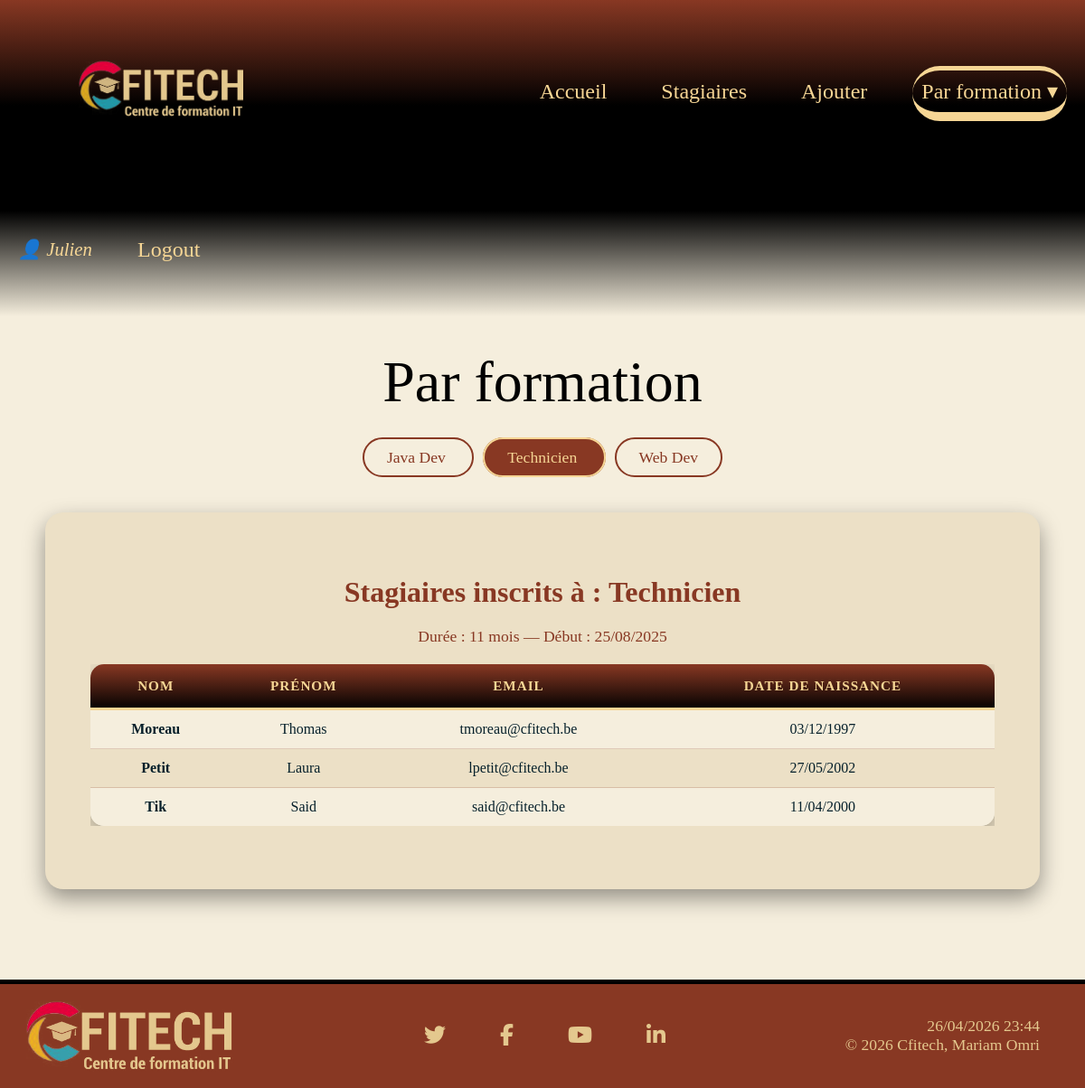
Screenshot of /parFormation.php?id=2 (signed in) with the database file from the repository.
### tables this page shows
CREATE TABLE IF NOT EXISTS `formations` (
  `id` int NOT NULL AUTO_INCREMENT,
  `intitule` varchar(100) NOT NULL,
  `nb_mois` int NOT NULL,
  `date_debut` date NOT NULL,
  PRIMARY KEY (`id`)
);

CREATE TABLE IF NOT EXISTS `stagiaires` (
  `id` int NOT NULL AUTO_INCREMENT,
  `nom` varchar(100) NOT NULL,
  `prenom` varchar(100) NOT NULL,
  `email` varchar(100) NOT NULL,
  `date_naissance` date NOT NULL,
  PRIMARY KEY (`id`),
  UNIQUE KEY `email` (`email`)
);

### classes/Formation.php (called while the page is built, shortened)
<?php
class Formation
{
    private string $intitule;
    private int $nbMois;
    private string $dateDebut;
    public function __construct(int $unId, string $unIntitule, int $unNbMois, string $uneDateDebut)
    {
        $this->intitule = $unIntitule;
        $this->nbMois = $unNbMois;
        $this->dateDebut = $uneDateDebut;
    }
    public function getIntitule(): string
    {
        return $this->intitule;
    }
    public function getNbMois(): int
    {
        return $this->nbMois;
    }
    public function getDateDebutFormatee(): string
    {
        $date = new DateTime($this->dateDebut);
        return $date->format('d/m/Y');
    }
}

### classes/Stagiaire.php (called while the page is built, shortened)
<?php
class Stagiaire
{
    private string $nom;
    private string $prenom;
    private string $email;
    private string $dateNaissance;
    public function __construct(int $unId, string $unNom, string $unPrenom, string $unEmail, string $uneDateNaissance)
    {
        $this->nom = $unNom;
        $this->prenom = $unPrenom;
        $this->email = $unEmail;
        $this->dateNaissance = $uneDateNaissance;
    }
    public function getNom(): string
    {
        return $this->nom;
    }
    public function getPrenom(): string
    {
        return $this->prenom;
    }
    public function getEmail(): string
    {
        return $this->email;
    }
    public function getDateNaissanceFormatee(): string
    {
        $date = new DateTime($this->dateNaissance);
        return $date->format('d/m/Y');
    }
}

### parFormation.php (the view, shortened to what this page needs)
<?php
require "classes/Stagiaire.php";
require "classes/Formation.php";
require "header.php";
$idFormation = isset($_GET['id']) ? (int)$_GET['id'] : 0;
$formation = null;
if ($idFormation > 0) {
    try {
        $req = $pdo->prepare('SELECT * FROM formations WHERE id = :id');
        $req->execute(['id' => $idFormation]);
        $f = $req->fetch(PDO::FETCH_OBJ);
        if ($f) {
            $formation = new Formation($f->id, $f->intitule, $f->nb_mois, $f->date_debut);
        }
    } catch (PDOException $e) {
        die('Erreur : ' . $e->getMessage());
    }
    try {
        $req = $pdo->prepare('
            SELECT stagiaires.*
            FROM stagiaires
            INNER JOIN participe ON stagiaires.id = participe.id_stagiaire
            WHERE participe.id_formation = :id_formation
            ORDER BY stagiaires.nom ASC, stagiaires.prenom ASC
        ');
        $req->execute(['id_formation' => $idFormation]);
        $tabStagiaires = $req->fetchAll(PDO::FETCH_OBJ);
    } catch (PDOException $e) {
        die('Erreur : ' . $e->getMessage());
    }
}
try {
    $stmt = $pdo->query('SELECT * FROM formations ORDER BY intitule');
    $toutesFormations = $stmt->fetchAll(PDO::FETCH_OBJ);
} catch (PDOException $e) {
    die('Erreur : ' . $e->getMessage());
}
?>
<h1>Par formation</h1>
<div style="text-align: center; margin: 20px 0;">
    <?php foreach ($toutesFormations as $f):
        $bgColor = ($idFormation == $f->id)
            ? "background-color: #883823; color: #F6D695; border: 2px solid #F6D695;"
            : "background-color: #F5EEDD; color: #883823; border: 2px solid #883823;";
    ?>
        <a href="./parFormation.php?id=<?= $f->id ?>"
            style="margin: 5px; font-size: 1.1rem; padding: 10px 25px; border-radius: 50px; <?= $bgColor ?>">
            <?= htmlspecialchars($f->intitule) ?>
        </a>
    <?php endforeach; ?>
</div>
<?php if ($formation !== null): ?>
    <section class="yellow">
        <h2>Stagiaires inscrits à : <?= htmlspecialchars($formation->getIntitule()) ?></h2>
        <p style="text-align: center; color: #883823; font-size: 1.1rem;">
            Durée : <?= $formation->getNbMois() ?> mois — Début : <?= $formation->getDateDebutFormatee() ?>
        </p>
        <?php if (count($tabStagiaires) === 0): ?>
            <p style="text-align: center; color: #883823; margin-top: 30px;">
                Aucun stagiaire inscrit à cette formation.
            </p>
        <?php else: ?>
            <div class="table-responsive">
                <table class="table">
                    <thead>
                        <tr>
                            <th>Nom</th>
                            <th>Prénom</th>
                            <th>Email</th>
                            <th>Date de naissance</th>
                        </tr>
                    </thead>
                    <tbody>
                        <?php foreach ($tabStagiaires as $s):
                            $stagiaire = new Stagiaire($s->id, $s->nom, $s->prenom, $s->email, $s->date_naissance);
                        ?>
                            <tr>
                                <td><strong><?= htmlspecialchars($stagiaire->getNom()) ?></strong></td>
                                <td><?= htmlspecialchars($stagiaire->getPrenom()) ?></td>
                                <td><?= htmlspecialchars($stagiaire->getEmail()) ?></td>
                                <td><?= $stagiaire->getDateNaissanceFormatee() ?></td>
                            </tr>
                        <?php endforeach; ?>
                    </tbody>
                </table>
            </div>
        <?php endif; ?>
    </section>
<?php else: ?>
    <p style="text-align: center; color: #883823; font-size: 1.2rem; margin: 50px;">
        👆 Sélectionnez une formation ci-dessus pour voir ses stagiaires.
    </p>
<?php endif; ?>
<?php require "footer.php"; ?>

### assets/css/style.css (style rules this page uses)
* { margin: 0px; box-sizing: border-box; }
body { background-color: #F5EEDD; font-family: Georgia, 'Times New Roman', serif; min-height: 100vh; }
a { color: #F6D695; text-decoration: none; font-size: 1.5rem; border-radius: 50px; padding: 10px; margin: 50px 20px; transition: all 0.3s ease; }
h1 { text-align: center; color: black; font-family: 'greatvibes', 'Brush Script MT', cursive; padding: 1rem; font-size: 4rem; margin: 20px; font-weight: lighter; }
h2, h3 { font-family: Georgia, serif; color: #883823; text-align: center; }
h2 { font-size: 2rem; margin: 20px 0; }
.yellow { background-color: #ece0c6; margin: 50px; padding: 50px; border-radius: 20px; box-shadow: 0 10px 25px rgba(0, 0, 0, 0.4); }
.table-responsive { width: 100%; overflow-x: auto; margin: 20px 0; }
table.table { width: 100%; border-collapse: separate; border-spacing: 0; background-color: #F5EEDD; border-radius: 15px; overflow: hidden; box-shadow: 0 10px 25px rgba(0, 0, 0, 0.3); font-family: Georgia, serif; }
table.table thead { background-image: linear-gradient(#883823, black); }
table.table thead th { color: #F6D695; padding: 15px 10px; text-align: center; font-size: 0.95rem; border-bottom: 3px solid #F6D695; text-transform: uppercase; letter-spacing: 1px; }
table.table tbody td { padding: 12px 10px; text-align: center; color: #06202B; border-bottom: 1px solid rgba(136, 56, 35, 0.2); }
table.table tbody tr:nth-child(even) { background-color: #ece0c6; }
table.table tbody tr:nth-child(odd) { background-color: #F5EEDD; }
table.table tbody tr:last-child td { border-bottom: none; }

### rows the page displays
formations: intitule "Java Dev"
formations: intitule "Technicien", nb_mois "11", date_debut "25/08/2025"
formations: intitule "Web Dev"
stagiaires: nom "Moreau", prenom "Thomas", email "tmoreau@cfitech.be", date_naissance "03/12/1997"
stagiaires: nom "Petit", prenom "Laura", email "lpetit@cfitech.be", date_naissance "27/05/2002"
stagiaires: nom "Tik", prenom "Said", email "said@cfitech.be", date_naissance "11/04/2000"

### other values shown
$_SESSION['pseudo'] "Julien"
